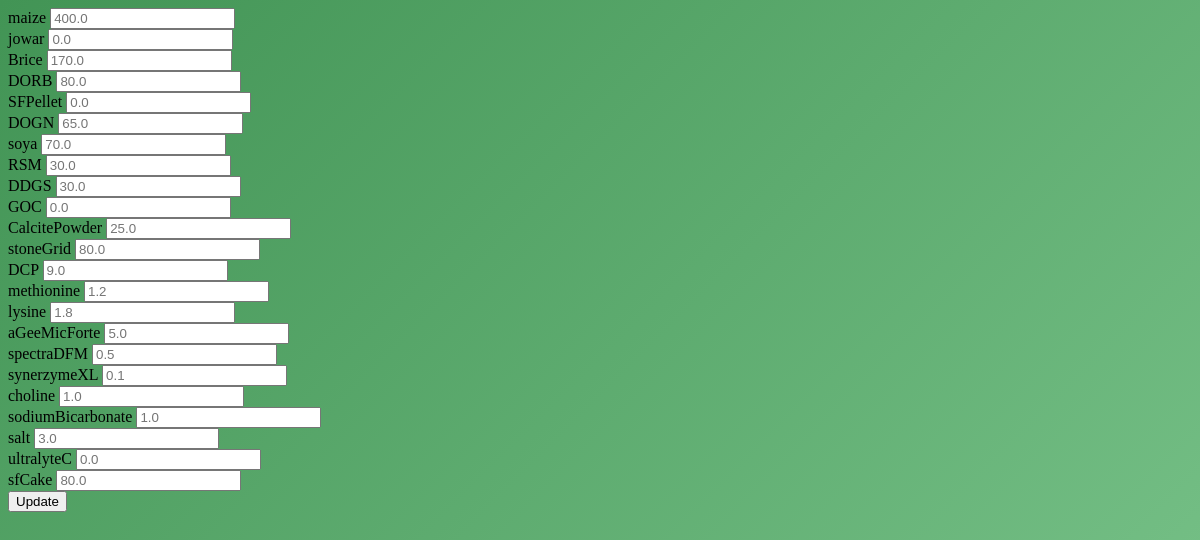
/update/l1/, run on the app's committed database.
### feed_app/models.py (models this page shows)
class Formula(models.Model):
    type = models.CharField(max_length=5)
    maize = models.FloatField()
    jowar = models.FloatField()
    Brice = models.FloatField()
    DORB  = models.FloatField()
    SFPellet  = models.FloatField()
    DOGN = models.FloatField()
    soya = models.FloatField()
    RSM = models.FloatField()
    DDGS = models.FloatField()
    GOC = models.FloatField()
    CalcitePowder = models.FloatField()
    stoneGrid = models.FloatField()
    DCP = models.FloatField()
    methionine = models.FloatField()
    lysine = models.FloatField()
    aGeeMicForte = models.FloatField()
    spectraDFM = models.FloatField()
    synerzymeXL = models.FloatField()
    choline = models.FloatField()
    sodiumBicarbonate = models.FloatField()
    salt = models.FloatField()
    ultralyteC = models.FloatField()
    sfCake = models.FloatField()

### feed_app/views.py (the view)
# urls.py: path('update/<type>/',views.update),
def update(request,type):
	if request.method == 'POST':
		for i in request.POST:
			if request.POST[i]!='' and i!='csrfmiddlewaretoken':
				obj, created = Formula.objects.update_or_create(
					type=type,
					defaults={i: request.POST[i]},
				)
		return HttpResponse('sucess')
	else:
		d={}
		f = Formula.objects.filter(type = type).all()
		k = list(f.values()[0].keys())
		s = (f.values()[0])
		for i in k:
			if i!='id' and i!='type':
				d[i] = s[i]
		return render(request,'feed_app/update.html',{'data':d})

### feed_app/templates/feed_app/update.html (shortened to what this page needs)
<!DOCTYPE html>
<html lang="en">
<head>
    {% load static %}
    <link rel="stylesheet" href="{% static 'feed_app/update.css' %}">
</head>
<body>
    <form method="post">
        {% for i,j in data.items %}
        <label for={{i}}>{{i}}</label>
        <input type="number" id={{i}} name={{i}} placeholder={{j}}><br>
        {% endfor %}
        <button type="submit">Update</button>
    </form>
</body>
</html>

### feed_app/static/feed_app/update.css (style rules this page uses)
html { height: 100%; }
body { background: linear-gradient(-45deg, #17384e, #257880, #8dd49d, #429455); background-size: 400% 400%; animation: gradient 15s ease infinite; height: 100vh; }

### data on the page
Formula: data "400.0" "0.0" "170.0" "80.0" "0.0" "65.0" "70.0" "30.0" "30.0" "0.0" "25.0" "80.0" "9.0" "1.2" "1.8" "5.0" "0.5" "0.1" "1.0" "1.0" "3.0" "0.0" "80.0"

### other printed values
{{ i }} "maize" "jowar" "Brice" "DORB" "SFPellet" "DOGN" "soya" "RSM" "DDGS" "GOC" "CalcitePowder" "stoneGrid" "DCP" "methionine" "lysine" "aGeeMicForte" "spectraDFM" "synerzymeXL" "choline" "sodiumBicarbonate" "salt" "ultralyteC" "sfCake"
